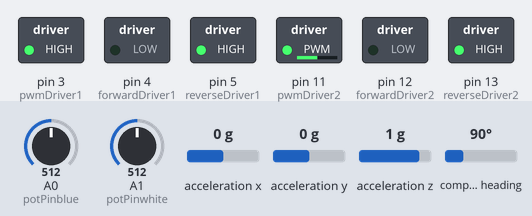
The sketch below on a simulated Arduino Uno, built with avr-gcc and run on an emulated ATmega328P. Shown: switched loads named in the sketch (green lamp = pin HIGH). Dashed ring = blinking. The test bench sets the inputs (shaded band); at power-on: A0 (potPinblue) = 512, acceleration x 0 g, A1 (potPinwhite) = 512, acceleration y 0 g, acceleration z 1 g, compass heading 90°. What the sketch prints to the serial monitor is not drawn.

Above: at 2.2 s.
2.3 s: A0 (potPinblue) set to 992
At 2.39 s:
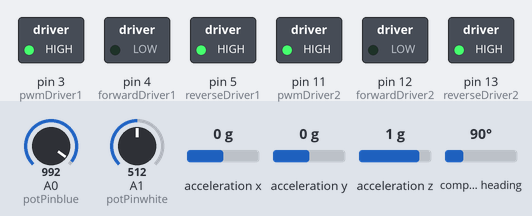
5.3 s: acceleration x set to -1.4 g
At 5.71 s:
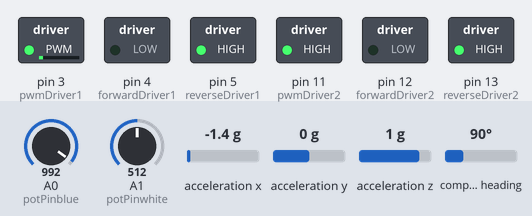
8.3 s: A1 (potPinwhite) set to 716
11.3 s: acceleration y set to -1.4 g
14.3 s: acceleration z set to -1.4 g
At 14.45 s:
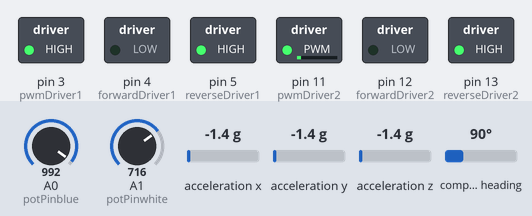
17.3 s: A1 (potPinwhite) set to 992
Timing chart, 0 to 21.3 s (numbered marks = the images above; inputs shaded):
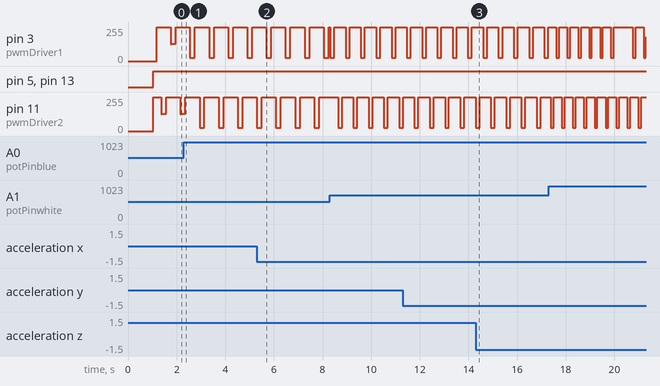

Measured:
- by itself, pin 11 (pwmDriver2): alternates 255/255 for 0.33 s and 25/255 for 0.12 s

The sketch:

KarowWang_sin.ino
```cpp
// Libraries
#include <Wire.h>
#include <Adafruit_Sensor.h>
#include <Adafruit_BNO055.h>
#include <utility/imumaths.h>

// ========== CONSTANTS ========== //
#define BNO055_ADDRESS 0x28    // I2C address of IMU
#define SERIAL_BAUD_RATE 115200
#define LOOP_RATE_HZ 20       // Control loop frequency
#define LOOP_PERIOD_MS (1000 / LOOP_RATE_HZ)
double CONSTANT_FORCE=255;
double CONSTANT_FORCE_FACTOR= CONSTANT_FORCE/10;


// object: 9 DOF sensor
//Adafruit_BNO055 sensor = Adafruit_BNO055(55, 0x28, &Wire); //I2C, addr 0x28

// ****************PINS**********************************************************
// motor pins are all digital.
// driver 1 controls pins 1 & 4, driver 2 controls coils 2 & 3

const int forwardDriver1 = 4; //turquoise. DIR pin to control the direction of the motor (clockwise/counter-clockwise)
const int reverseDriver1 = 5; // blue. driver 1
const int pwmDriver1 = 3; // orange. driver 1, this is the PWM pin for the motor for how much we move it to correct for its error

const int forwardDriver2 = 12; //driver 2, turquoise
const int reverseDriver2 = 13;// driver 2, blue
const int pwmDriver2 = 11; // driver 2, orange

//PID
double setpoint, input;


double Kp =1;
double Ki = 0;
double Kd = 0;

float last_error;
float error;
float changeError;
float totalError;
float pidTerm;
float pidTerm_scaled;// if the total gain we get is not in the PWM range we scale it down so that it's not bigger than |255|


int potPinblue = A0;
double potValblue = 0;

int potPinwhite = A1;
double potValwhite = 0;

const int TABLE_SIZE = 256;  // Size of lookup table
float sineTable[TABLE_SIZE];  // Precomputed sine values
unsigned int phase = 0;  // Current position in table
float sineValue;  // Current sine wave value

// Wave parameters
float frequency = 10;  // Hz
float amplitude = 10;


// Timing control
unsigned long previousMicros = 0;
unsigned long sampleInterval;  // microseconds between samples


// ========== GLOBAL OBJECTS ========== //
//PIDController positionPID;
Adafruit_BNO055 bno = Adafruit_BNO055(55, BNO055_ADDRESS, &Wire);
unsigned long lastTime = 0;

void PIDcalculation(){
  error = setpoint - input;

  changeError = error - last_error; // derivative term
  totalError += error; //accumalate errors to find integral term
  pidTerm = (Kp * error) + (Ki * totalError) + (Kd * changeError);//total gain
  pidTerm = constrain(pidTerm, -10, 10);//constraining to appropriate value
  pidTerm_scaled = abs(pidTerm);//make sure it's a positive value

  last_error = error;

}

void MD_one(int direction, int value){ //coils 1 and 4

  if (direction == 1){ //go right
    digitalWrite(forwardDriver1, LOW); // coils 1 & 4
    digitalWrite(reverseDriver1, HIGH);  // coils 1 & 4
  }
  else{ //go left
    digitalWrite(forwardDriver1, HIGH); // coils 1 & 4
    digitalWrite(reverseDriver1, LOW);  // coils 1 & 4
  }
  OCR2B = value;
}

void MD_two(int direction, int value){ //coils 2 and 3

  if (direction == 1){ //go right
    digitalWrite(forwardDriver2, HIGH); // coils 2 & 3
    digitalWrite(reverseDriver2, LOW);  // coils 2 & 3
  }
  else{ //go left
    digitalWrite(forwardDriver2, LOW); // coils 2 & 3
    digitalWrite(reverseDriver2, HIGH);  // coils 2 & 3
  }
  OCR2A = value;
}

void MD_Control(float pidTerm){
//***********************Motor Driver Control****************************************
  if (pidTerm > 0) // coils 1 & 4: Forward. coils 2 & 3: Reverse
  {
    // Go right
    MD_one(1,CONSTANT_FORCE-(CONSTANT_FORCE_FACTOR*pidTerm));
    MD_two(0,CONSTANT_FORCE);

  }
  // else if (direction ==0){
  //   // Go to the center
  //   MD_one(1,CONSTANT_FORCE);
  //   MD_two(0,CONSTANT_FORCE);
  // }
  else  // coils 1 & 4: Reverse. coils 2 & 3: Forward
  {
    // Go left
    MD_one(1,CONSTANT_FORCE);
    MD_two(0,CONSTANT_FORCE+(CONSTANT_FORCE_FACTOR*pidTerm));
  }
}


void setup() {
  Serial.begin(SERIAL_BAUD_RATE);
  /* Initialise the sensor */
  if(!bno.begin())
  {
    /* There was a problem detecting the BNO055 ... check your connections */
    Serial.print("Ooops, no BNO055 detected ... Check your wiring or I2C ADDR!");
    while(1);
  }

  delay(1000);

  /* Use external crystal for better accuracy */
  bno.setExtCrystalUse(true);

  // inputs and outputs
  //pinMode(analogIn, INPUT); // blue potentiometer
  //pinMode(analogIn2, INPUT);  // orange potentiometer

  pinMode(pwmDriver1, OUTPUT);
  pinMode(forwardDriver1, OUTPUT);
  pinMode(reverseDriver1, OUTPUT);
  pinMode(pwmDriver2, OUTPUT);
  pinMode(forwardDriver2, OUTPUT);
  pinMode(reverseDriver2, OUTPUT);

  // PWM
  TCCR2A = _BV(COM2A1) | _BV(COM2B1) | _BV(WGM21) | _BV(WGM20); // COM: enables non-inverted PWM, WGM: selects fast pwm
  TCCR2B = _BV(CS22); // prescaler: 64 -> freq ~ 1kHz. **********CHANGE depending on inductance of coils
  OCR2A = 0; // initially off. motor driver 2
  OCR2B = 0; // initially off. motor driver 1

    // Initialize sine table
  for (int i = 0; i < TABLE_SIZE; i++) {
    sineTable[i] = sin(i * 2 * PI *frequency / TABLE_SIZE);
  }

  // Calculate sample interval (for 1Hz, 256 samples = 3906µs between samples)
  //sampleInterval = (unsigned long)(1000.0 / (frequency * TABLE_SIZE));
  sampleInterval = frequency;
}

void loop() {
  //******************Variables******************************************************
  // unsigned long currentTime = millis();
  // float dt = (currentTime - lastTime) / 1000.0; // Convert to seconds
  // lastTime = currentTime;

 // unsigned long currentMicros = micros();

  amplitude = map(
    analogRead(potPinblue),
    0, 1023,
    1, 10) ;// Scale to calibrated range

  frequency = map(
    analogRead(potPinwhite),
    0, 1023,
    1, 15) ;// Scale to calibrated range

  //if (currentMicros - previousMicros >= sampleInterval) {
   // previousMicros = currentMicros;

    // Get value from table
  float t = millis();

  sineValue = amplitude* sin(frequency*t/1000);
  //sineValue = amplitude * sineTable[phase];

    // For demonstration


    // Increment phase
    phase = (phase + 1) % TABLE_SIZE;
  //}

  // Skip iteration if time delta too small
  // if (dt < 0.001) return;

  //setpoint = sineValue;

  //CONSTANT_FORCE= 255;


  imu::Vector<3> euler = bno.getVector(Adafruit_BNO055::VECTOR_EULER);

  double angle = euler.x();


  if (angle > 300) // actuator has rotated counterclockwise
  {
    angle = angle - 360;
  }


  //input = angle;


  //PIDcalculation();

  MD_Control(sineValue);


  Serial.print("Set:");
  Serial.print(sineValue);
  Serial.print("° Ang:");
  Serial.print(angle,1);


  // Maintain constant loop rate
  // delay(max(0, LOOP_PERIOD_MS - (millis() - currentTime)));
  //delay(100);
  }
```
